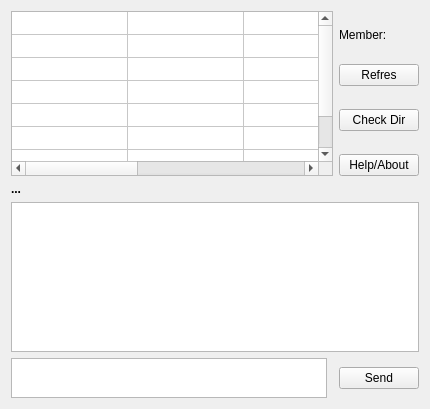
<?xml version="1.0" encoding="UTF-8"?>
<ui version="4.0">
 <class>Widget</class>
 <widget class="QWidget" name="Widget">
  <property name="geometry">
   <rect>
    <x>0</x>
    <y>0</y>
    <width>430</width>
    <height>409</height>
   </rect>
  </property>
  <property name="sizePolicy">
   <sizepolicy hsizetype="Preferred" vsizetype="Preferred">
    <horstretch>0</horstretch>
    <verstretch>0</verstretch>
   </sizepolicy>
  </property>
  <property name="minimumSize">
   <size>
    <width>0</width>
    <height>0</height>
   </size>
  </property>
  <property name="baseSize">
   <size>
    <width>0</width>
    <height>0</height>
   </size>
  </property>
  <property name="font">
   <font>
    <family>MS Shell Dlg 2</family>
    <pointsize>8</pointsize>
   </font>
  </property>
  <property name="acceptDrops">
   <bool>true</bool>
  </property>
  <property name="windowTitle">
   <string>Widget</string>
  </property>
  <layout class="QVBoxLayout" name="verticalLayout_6">
   <item>
    <layout class="QVBoxLayout" name="verticalLayout_4">
     <item>
      <layout class="QVBoxLayout" name="verticalLayout_3">
       <item>
        <layout class="QHBoxLayout" name="horizontalLayout">
         <item>
          <widget class="QTableWidget" name="tableWidget">
           <property name="sizePolicy">
            <sizepolicy hsizetype="Expanding" vsizetype="Minimum">
             <horstretch>0</horstretch>
             <verstretch>0</verstretch>
            </sizepolicy>
           </property>
           <property name="minimumSize">
            <size>
             <width>300</width>
             <height>150</height>
            </size>
           </property>
           <property name="showDropIndicator" stdset="0">
            <bool>true</bool>
           </property>
           <property name="showGrid">
            <bool>true</bool>
           </property>
           <property name="gridStyle">
            <enum>Qt::SolidLine</enum>
           </property>
           <property name="sortingEnabled">
            <bool>false</bool>
           </property>
           <property name="wordWrap">
            <bool>true</bool>
           </property>
           <property name="columnCount">
            <number>5</number>
           </property>
           <attribute name="horizontalHeaderVisible">
            <bool>false</bool>
           </attribute>
           <attribute name="horizontalHeaderCascadingSectionResizes">
            <bool>false</bool>
           </attribute>
           <attribute name="horizontalHeaderMinimumSectionSize">
            <number>93</number>
           </attribute>
           <attribute name="horizontalHeaderDefaultSectionSize">
            <number>116</number>
           </attribute>
           <attribute name="horizontalHeaderHighlightSections">
            <bool>true</bool>
           </attribute>
           <attribute name="horizontalHeaderShowSortIndicator" stdset="0">
            <bool>true</bool>
           </attribute>
           <attribute name="horizontalHeaderStretchLastSection">
            <bool>true</bool>
           </attribute>
           <attribute name="verticalHeaderVisible">
            <bool>false</bool>
           </attribute>
           <attribute name="verticalHeaderCascadingSectionResizes">
            <bool>true</bool>
           </attribute>
           <attribute name="verticalHeaderMinimumSectionSize">
            <number>20</number>
           </attribute>
           <attribute name="verticalHeaderDefaultSectionSize">
            <number>23</number>
           </attribute>
           <attribute name="verticalHeaderHighlightSections">
            <bool>true</bool>
           </attribute>
           <attribute name="verticalHeaderShowSortIndicator" stdset="0">
            <bool>true</bool>
           </attribute>
           <attribute name="verticalHeaderStretchLastSection">
            <bool>true</bool>
           </attribute>
           <row>
            <property name="text">
             <string/>
            </property>
           </row>
           <row>
            <property name="text">
             <string/>
            </property>
           </row>
           <row>
            <property name="text">
             <string/>
            </property>
           </row>
           <row>
            <property name="text">
             <string/>
            </property>
           </row>
           <row>
            <property name="text">
             <string/>
            </property>
           </row>
           <row>
            <property name="text">
             <string/>
            </property>
           </row>
           <row>
            <property name="text">
             <string/>
            </property>
           </row>
           <row>
            <property name="text">
             <string/>
            </property>
           </row>
           <column/>
           <column/>
           <column/>
           <column/>
           <column/>
          </widget>
         </item>
         <item>
          <layout class="QVBoxLayout" name="verticalLayout">
           <item>
            <spacer name="verticalSpacer_3">
             <property name="orientation">
              <enum>Qt::Vertical</enum>
             </property>
             <property name="sizeHint" stdset="0">
              <size>
               <width>20</width>
               <height>40</height>
              </size>
             </property>
            </spacer>
           </item>
           <item>
            <widget class="QLabel" name="label">
             <property name="font">
              <font>
               <pointsize>9</pointsize>
               <weight>50</weight>
               <bold>false</bold>
              </font>
             </property>
             <property name="text">
              <string>Member:</string>
             </property>
            </widget>
           </item>
           <item>
            <spacer name="verticalSpacer">
             <property name="orientation">
              <enum>Qt::Vertical</enum>
             </property>
             <property name="sizeHint" stdset="0">
              <size>
               <width>20</width>
               <height>40</height>
              </size>
             </property>
            </spacer>
           </item>
           <item>
            <widget class="QPushButton" name="pushButton_refresh">
             <property name="font">
              <font>
               <pointsize>9</pointsize>
               <weight>50</weight>
               <bold>false</bold>
              </font>
             </property>
             <property name="text">
              <string>Refres</string>
             </property>
            </widget>
           </item>
           <item>
            <spacer name="verticalSpacer_2">
             <property name="orientation">
              <enum>Qt::Vertical</enum>
             </property>
             <property name="sizeHint" stdset="0">
              <size>
               <width>20</width>
               <height>40</height>
              </size>
             </property>
            </spacer>
           </item>
           <item>
            <widget class="QPushButton" name="pushButton_checkDir">
             <property name="font">
              <font>
               <pointsize>9</pointsize>
               <weight>50</weight>
               <bold>false</bold>
              </font>
             </property>
             <property name="text">
              <string>Check Dir</string>
             </property>
            </widget>
           </item>
           <item>
            <spacer name="verticalSpacer_4">
             <property name="orientation">
              <enum>Qt::Vertical</enum>
             </property>
             <property name="sizeHint" stdset="0">
              <size>
               <width>20</width>
               <height>40</height>
              </size>
             </property>
            </spacer>
           </item>
           <item>
            <widget class="QPushButton" name="pushButton_help_about">
             <property name="font">
              <font>
               <pointsize>9</pointsize>
              </font>
             </property>
             <property name="text">
              <string>Help/About</string>
             </property>
            </widget>
           </item>
          </layout>
         </item>
        </layout>
       </item>
      </layout>
     </item>
     <item>
      <layout class="QVBoxLayout" name="verticalLayout_5">
       <item>
        <widget class="QLabel" name="label_2">
         <property name="font">
          <font>
           <pointsize>9</pointsize>
           <weight>75</weight>
           <bold>true</bold>
          </font>
         </property>
         <property name="text">
          <string>...</string>
         </property>
        </widget>
       </item>
       <item>
        <widget class="QTextEdit" name="textEdit">
         <property name="sizePolicy">
          <sizepolicy hsizetype="Expanding" vsizetype="MinimumExpanding">
           <horstretch>0</horstretch>
           <verstretch>0</verstretch>
          </sizepolicy>
         </property>
         <property name="minimumSize">
          <size>
           <width>0</width>
           <height>150</height>
          </size>
         </property>
         <property name="toolTip">
          <string/>
         </property>
         <property name="toolTipDuration">
          <number>-1</number>
         </property>
        </widget>
       </item>
       <item>
        <layout class="QHBoxLayout" name="horizontalLayout_2">
         <item>
          <widget class="MyTextEdit" name="textEdit_send">
           <property name="sizePolicy">
            <sizepolicy hsizetype="Expanding" vsizetype="Fixed">
             <horstretch>0</horstretch>
             <verstretch>0</verstretch>
            </sizepolicy>
           </property>
           <property name="maximumSize">
            <size>
             <width>16777215</width>
             <height>40</height>
            </size>
           </property>
           <property name="toolTip">
            <string>Enter键发送/Shift+Enter换行</string>
           </property>
           <property name="toolTipDuration">
            <number>3000</number>
           </property>
          </widget>
         </item>
         <item>
          <widget class="Line" name="line">
           <property name="orientation">
            <enum>Qt::Horizontal</enum>
           </property>
          </widget>
         </item>
         <item>
          <layout class="QVBoxLayout" name="verticalLayout_2">
           <item>
            <widget class="QPushButton" name="pushButton_send">
             <property name="font">
              <font>
               <pointsize>9</pointsize>
               <weight>50</weight>
               <bold>false</bold>
              </font>
             </property>
             <property name="text">
              <string>Send</string>
             </property>
            </widget>
           </item>
          </layout>
         </item>
        </layout>
       </item>
      </layout>
     </item>
    </layout>
   </item>
  </layout>
 </widget>
 <customwidgets>
  <customwidget>
   <class>MyTextEdit</class>
   <extends>QTextEdit</extends>
   <header location="global">MyTextEdit.h</header>
  </customwidget>
 </customwidgets>
 <resources/>
 <connections/>
</ui>
